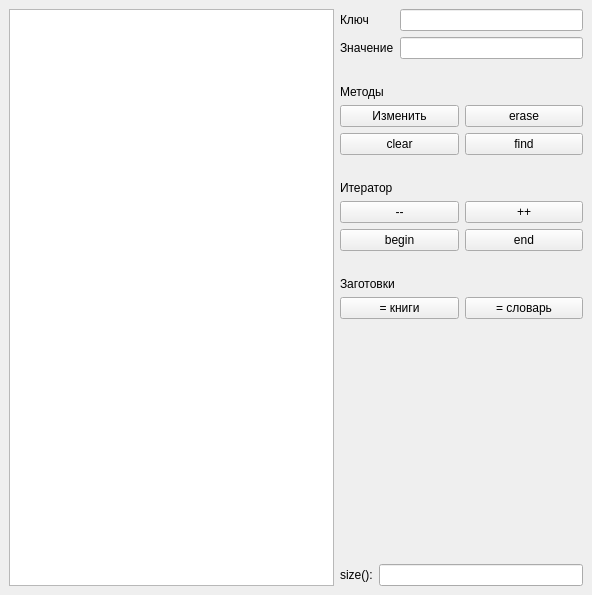
<?xml version="1.0" encoding="UTF-8"?>
<ui version="4.0">
 <class>MainWindow</class>
 <widget class="QMainWindow" name="MainWindow">
  <property name="geometry">
   <rect>
    <x>0</x>
    <y>0</y>
    <width>592</width>
    <height>595</height>
   </rect>
  </property>
  <property name="windowTitle">
   <string>std::map demo</string>
  </property>
  <widget class="QWidget" name="centralwidget">
   <layout class="QHBoxLayout" name="horizontalLayout" stretch="4,3">
    <item>
     <widget class="QListWidget" name="list_widget"/>
    </item>
    <item>
     <layout class="QGridLayout" name="gridLayout_2" rowstretch="0,0,0,0,0,0,0,0,0,0,0,0,0,0,1,0" columnstretch="1,1">
      <property name="sizeConstraint">
       <enum>QLayout::SizeConstraint::SetDefaultConstraint</enum>
      </property>
      <item row="5" column="1">
       <widget class="QPushButton" name="btn_erase">
        <property name="sizePolicy">
         <sizepolicy hsizetype="Preferred" vsizetype="Fixed">
          <horstretch>0</horstretch>
          <verstretch>0</verstretch>
         </sizepolicy>
        </property>
        <property name="text">
         <string>erase</string>
        </property>
       </widget>
      </item>
      <item row="14" column="0">
       <spacer name="verticalSpacer">
        <property name="orientation">
         <enum>Qt::Orientation::Vertical</enum>
        </property>
        <property name="sizeHint" stdset="0">
         <size>
          <width>20</width>
          <height>98</height>
         </size>
        </property>
       </spacer>
      </item>
      <item row="6" column="0">
       <widget class="QPushButton" name="btn_clear">
        <property name="sizePolicy">
         <sizepolicy hsizetype="Preferred" vsizetype="Fixed">
          <horstretch>0</horstretch>
          <verstretch>0</verstretch>
         </sizepolicy>
        </property>
        <property name="text">
         <string>clear</string>
        </property>
       </widget>
      </item>
      <item row="9" column="0">
       <widget class="QPushButton" name="btn_dec_iterator">
        <property name="text">
         <string>--</string>
        </property>
       </widget>
      </item>
      <item row="13" column="1">
       <widget class="QPushButton" name="btn_words">
        <property name="text">
         <string>= словарь</string>
        </property>
       </widget>
      </item>
      <item row="10" column="1">
       <widget class="QPushButton" name="btn_end">
        <property name="text">
         <string>end</string>
        </property>
       </widget>
      </item>
      <item row="10" column="0">
       <widget class="QPushButton" name="btn_begin">
        <property name="text">
         <string>begin</string>
        </property>
       </widget>
      </item>
      <item row="13" column="0">
       <widget class="QPushButton" name="btn_books">
        <property name="text">
         <string>= книги</string>
        </property>
       </widget>
      </item>
      <item row="15" column="0" colspan="2">
       <layout class="QHBoxLayout" name="horizontalLayout_2">
        <item>
         <widget class="QLabel" name="label_4">
          <property name="text">
           <string>size():</string>
          </property>
         </widget>
        </item>
        <item>
         <widget class="QLineEdit" name="txt_size">
          <property name="sizePolicy">
           <sizepolicy hsizetype="Expanding" vsizetype="Fixed">
            <horstretch>3</horstretch>
            <verstretch>0</verstretch>
           </sizepolicy>
          </property>
         </widget>
        </item>
       </layout>
      </item>
      <item row="3" column="0">
       <spacer name="verticalSpacer_2">
        <property name="orientation">
         <enum>Qt::Orientation::Vertical</enum>
        </property>
        <property name="sizeType">
         <enum>QSizePolicy::Policy::Fixed</enum>
        </property>
        <property name="sizeHint" stdset="0">
         <size>
          <width>20</width>
          <height>20</height>
         </size>
        </property>
       </spacer>
      </item>
      <item row="11" column="0">
       <spacer name="verticalSpacer_4">
        <property name="orientation">
         <enum>Qt::Orientation::Vertical</enum>
        </property>
        <property name="sizeType">
         <enum>QSizePolicy::Policy::Fixed</enum>
        </property>
        <property name="sizeHint" stdset="0">
         <size>
          <width>20</width>
          <height>20</height>
         </size>
        </property>
       </spacer>
      </item>
      <item row="9" column="1">
       <widget class="QPushButton" name="btn_inc_iterator">
        <property name="text">
         <string>++</string>
        </property>
       </widget>
      </item>
      <item row="5" column="0">
       <widget class="QPushButton" name="btn_set_by_key">
        <property name="sizePolicy">
         <sizepolicy hsizetype="Preferred" vsizetype="Fixed">
          <horstretch>0</horstretch>
          <verstretch>0</verstretch>
         </sizepolicy>
        </property>
        <property name="text">
         <string>Изменить</string>
        </property>
       </widget>
      </item>
      <item row="7" column="0">
       <spacer name="verticalSpacer_3">
        <property name="orientation">
         <enum>Qt::Orientation::Vertical</enum>
        </property>
        <property name="sizeType">
         <enum>QSizePolicy::Policy::Fixed</enum>
        </property>
        <property name="sizeHint" stdset="0">
         <size>
          <width>20</width>
          <height>20</height>
         </size>
        </property>
       </spacer>
      </item>
      <item row="8" column="0">
       <widget class="QLabel" name="label_5">
        <property name="sizePolicy">
         <sizepolicy hsizetype="Preferred" vsizetype="Maximum">
          <horstretch>0</horstretch>
          <verstretch>0</verstretch>
         </sizepolicy>
        </property>
        <property name="text">
         <string>Итератор</string>
        </property>
       </widget>
      </item>
      <item row="12" column="0">
       <widget class="QLabel" name="label_6">
        <property name="sizePolicy">
         <sizepolicy hsizetype="Preferred" vsizetype="Maximum">
          <horstretch>0</horstretch>
          <verstretch>0</verstretch>
         </sizepolicy>
        </property>
        <property name="text">
         <string>Заготовки</string>
        </property>
       </widget>
      </item>
      <item row="4" column="0">
       <widget class="QLabel" name="label_2">
        <property name="sizePolicy">
         <sizepolicy hsizetype="Preferred" vsizetype="Maximum">
          <horstretch>0</horstretch>
          <verstretch>0</verstretch>
         </sizepolicy>
        </property>
        <property name="text">
         <string>Методы</string>
        </property>
       </widget>
      </item>
      <item row="2" column="0" colspan="2">
       <layout class="QGridLayout" name="gridLayout" rowstretch="0,0" columnstretch="0,1">
        <property name="sizeConstraint">
         <enum>QLayout::SizeConstraint::SetDefaultConstraint</enum>
        </property>
        <item row="1" column="0">
         <widget class="QLabel" name="label_3">
          <property name="sizePolicy">
           <sizepolicy hsizetype="Preferred" vsizetype="Maximum">
            <horstretch>0</horstretch>
            <verstretch>0</verstretch>
           </sizepolicy>
          </property>
          <property name="text">
           <string>Значение</string>
          </property>
         </widget>
        </item>
        <item row="1" column="1">
         <widget class="QLineEdit" name="txt_elem_value">
          <property name="enabled">
           <bool>true</bool>
          </property>
          <property name="sizePolicy">
           <sizepolicy hsizetype="Preferred" vsizetype="Maximum">
            <horstretch>0</horstretch>
            <verstretch>0</verstretch>
           </sizepolicy>
          </property>
         </widget>
        </item>
        <item row="0" column="0">
         <widget class="QLabel" name="label">
          <property name="sizePolicy">
           <sizepolicy hsizetype="Preferred" vsizetype="Maximum">
            <horstretch>0</horstretch>
            <verstretch>0</verstretch>
           </sizepolicy>
          </property>
          <property name="text">
           <string>Ключ</string>
          </property>
         </widget>
        </item>
        <item row="0" column="1">
         <widget class="QLineEdit" name="txt_elem_key">
          <property name="sizePolicy">
           <sizepolicy hsizetype="Preferred" vsizetype="Maximum">
            <horstretch>0</horstretch>
            <verstretch>0</verstretch>
           </sizepolicy>
          </property>
         </widget>
        </item>
       </layout>
      </item>
      <item row="6" column="1">
       <widget class="QPushButton" name="btn_find">
        <property name="text">
         <string>find</string>
        </property>
       </widget>
      </item>
     </layout>
    </item>
   </layout>
  </widget>
 </widget>
 <tabstops>
  <tabstop>list_widget</tabstop>
  <tabstop>txt_elem_key</tabstop>
  <tabstop>txt_elem_value</tabstop>
  <tabstop>btn_set_by_key</tabstop>
  <tabstop>btn_erase</tabstop>
  <tabstop>btn_clear</tabstop>
  <tabstop>btn_find</tabstop>
  <tabstop>btn_dec_iterator</tabstop>
  <tabstop>btn_inc_iterator</tabstop>
  <tabstop>btn_begin</tabstop>
  <tabstop>btn_end</tabstop>
  <tabstop>btn_books</tabstop>
  <tabstop>btn_words</tabstop>
  <tabstop>txt_size</tabstop>
 </tabstops>
 <resources/>
 <connections/>
</ui>
